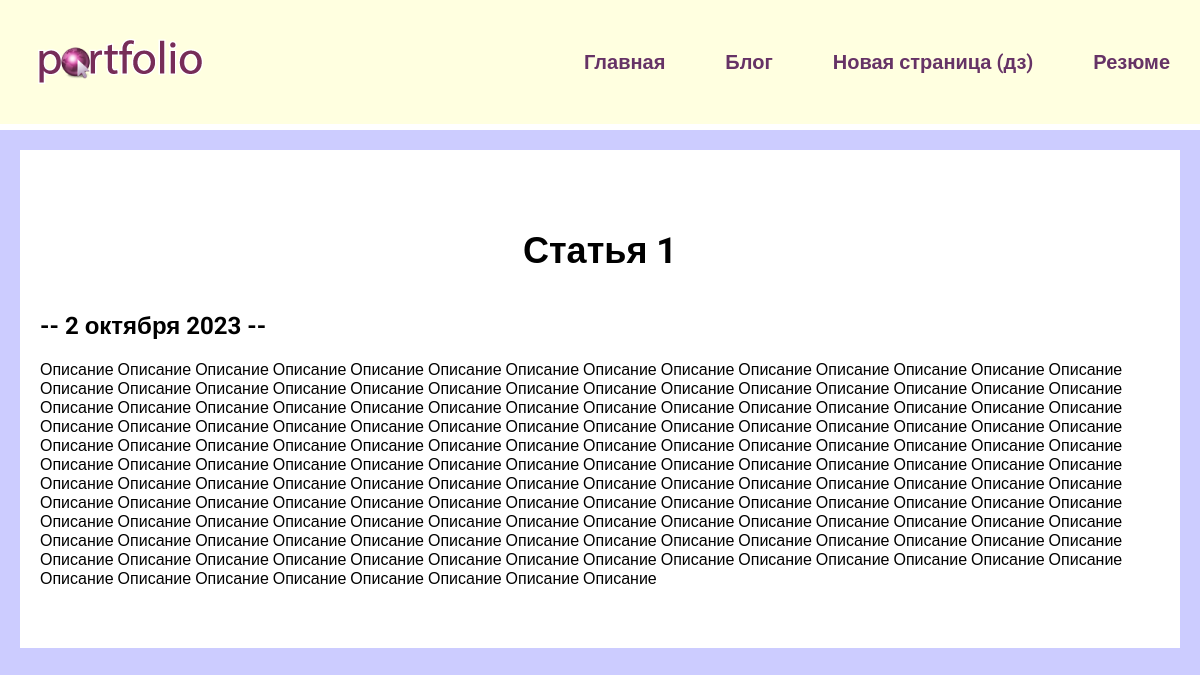
/page/1/, run on the app's committed database.
### page/models.py (models this page shows, shortened)
class Page(models.Model):
    title = models.CharField(max_length=200)
    description = models.TextField()
    date = models.DateField()

### page/views.py (the view)
# urls.py: path('<int:page_id>/', views.more, name='more'),
def more(request, page_id):
    page = get_object_or_404(Page, pk=page_id)
    return render(request, 'page/more.html', {'page': page})

### page/templates/page/more.html
{% extends 'skills/base.html' %}
{% block content %}
<div class="detail">
    <h1>{{ page.title }}</h1>
    <h2>-- {{ page.date | date:'j E Y' }} --</h2>
    {{ page.description | safe }}
</div>
{% endblock %}

### skills/static/css/style.css (style rules this page uses)
body { font-family: 'Roboto', sans-serif; padding: 0; margin: 0; background: #CCCCFF; }
.content h1 { text-align: center; margin: 60px 0 40px; font-size: 36px; }
.detail { background: white; padding: 20px 20px 60px; box-sizing: border-box; }

### data on the page
Page: title "Статья 1", date "2 октября 2023", description "Описание Описание Описание Описание Описание Описание Описание Описание Описание Описание Описание Описание Описание Описание Описание Описание Описание Описание Описание Описание Описание Описание Описание Описание Описание Описание Описание Описание Описание Описание Описание Описание Описание Описание Описание Описание Описание Описание Описание Описание Описание Описание Описание Описание Описание Описание Описание Описание Описание Описание Описание Описание Описание Описание Описание Описание Описание Описание Описание Описание Описание Описание Описание Описание Описание Описание Описание Описание Описание Описание Описание Описание Описание Описание Описание Описание Описание…"
